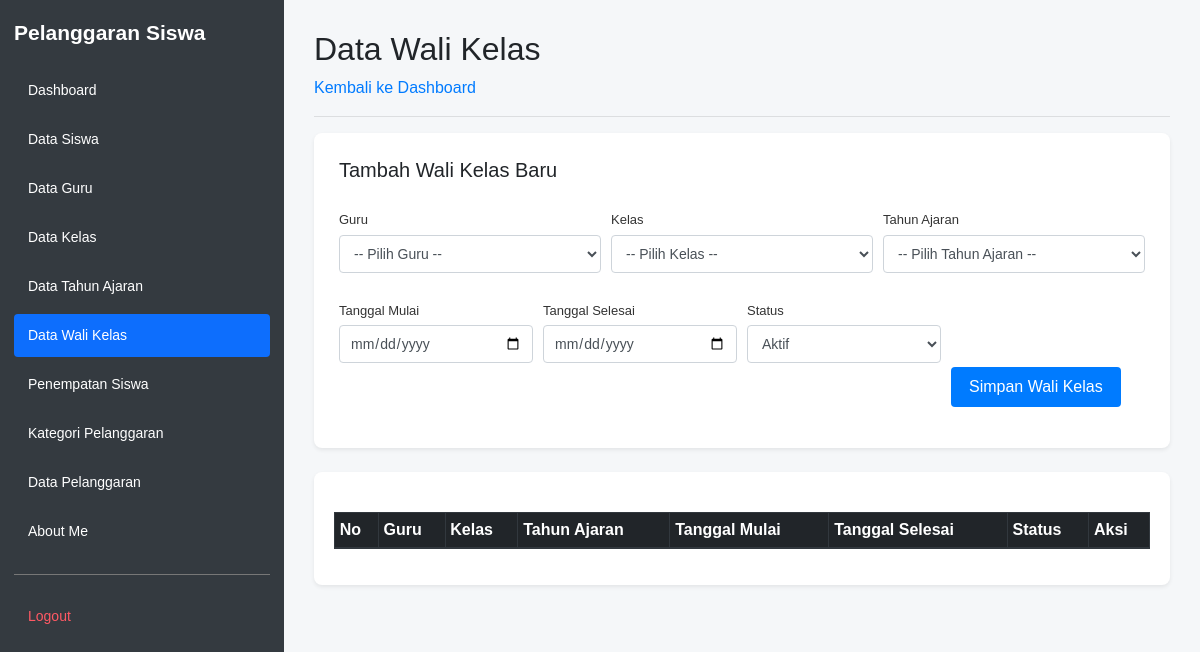
The page /kelola_walikelas.php (signed in) on the database as committed earlier.
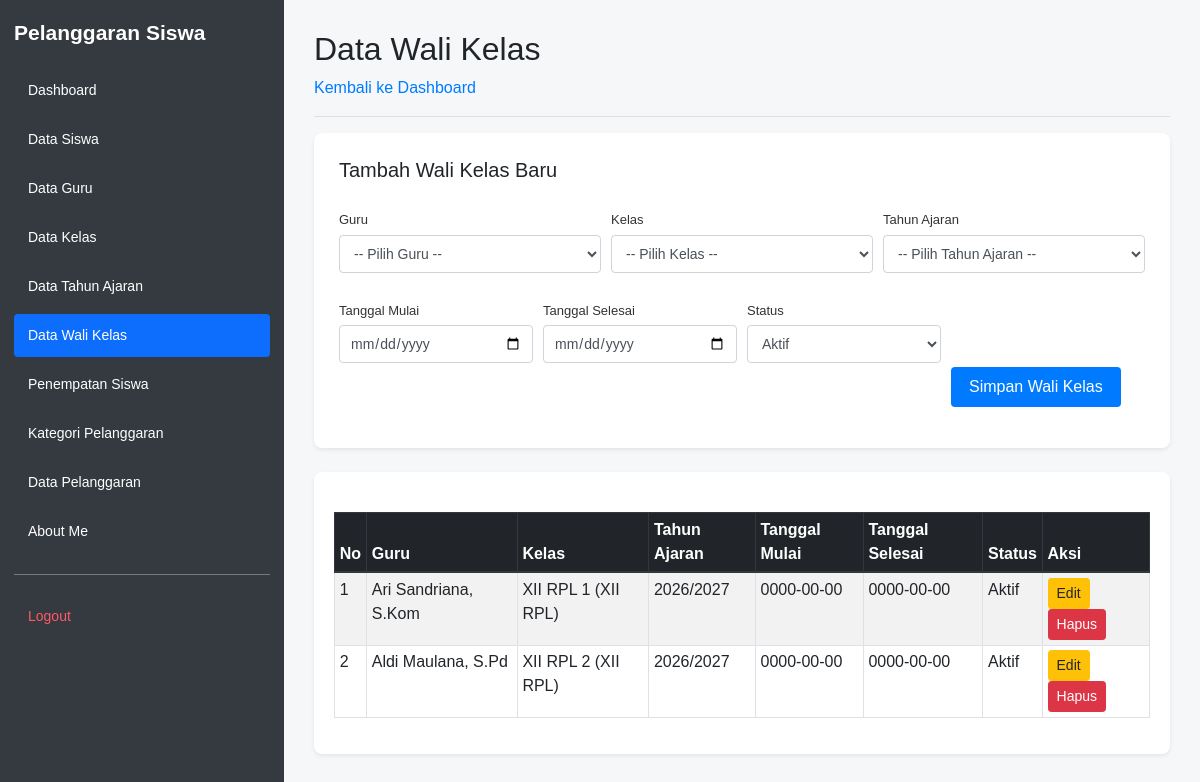
The same page on the database as committed later.
### tables this page shows
CREATE TABLE `t_wali_kelas` (
  `id` int(11) NOT NULL AUTO_INCREMENT,
  `tahun_ajaran_id` int(11) DEFAULT NULL,
  `kelas_id` int(11) DEFAULT NULL,
  `guru_id` int(11) DEFAULT NULL,
  `tanggal_mulai` date NOT NULL,
  `tanggal_selesai` date NOT NULL,
  `status_aktif` tinyint(1) NOT NULL,
  `created_at` timestamp NOT NULL DEFAULT current_timestamp(),
  `updated_at` timestamp NOT NULL DEFAULT current_timestamp(),
  PRIMARY KEY (`id`),
  UNIQUE KEY `uq_t_wali_kelas_kelas_ta` (`kelas_id`,`tahun_ajaran_id`),
  KEY `tahun_ajaran_id` (`tahun_ajaran_id`),
  KEY `kelas_id` (`kelas_id`),
  KEY `guru_id` (`guru_id`),
  CONSTRAINT `t_wali_kelas_ibfk_1` FOREIGN KEY (`kelas_id`) REFERENCES `t_kelas` (`id`) ON DELETE CASCADE,
  CONSTRAINT `t_wali_kelas_ibfk_2` FOREIGN KEY (`guru_id`) REFERENCES `t_guru` (`id`) ON DELETE CASCADE
);

CREATE TABLE `t_guru` (
  `id` int(11) NOT NULL AUTO_INCREMENT,
  `nip` varchar(30) NOT NULL,
  `nama` varchar(150) DEFAULT NULL,
  `email` varchar(150) NOT NULL,
  `status_aktif` tinyint(1) NOT NULL,
  `user_id` int(11) NOT NULL,
  `created_at` timestamp NOT NULL DEFAULT current_timestamp(),
  `updated_at` timestamp NOT NULL DEFAULT current_timestamp(),
  PRIMARY KEY (`id`),
  UNIQUE KEY `uq_t_guru_nip` (`nip`),
  UNIQUE KEY `uq_t_guru_email` (`email`),
  UNIQUE KEY `uq_t_guru_user_id` (`user_id`),
  CONSTRAINT `t_guru_ibfk_1` FOREIGN KEY (`user_id`) REFERENCES `t_users` (`id`) ON DELETE CASCADE
);

CREATE TABLE `t_kelas` (
  `id` int(11) NOT NULL AUTO_INCREMENT,
  `nama` varchar(100) DEFAULT NULL,
  `tingkat` varchar(20) NOT NULL,
  `jurusan` varchar(100) NOT NULL,
  `status_aktif` tinyint(1) NOT NULL,
  `created_at` timestamp NOT NULL DEFAULT current_timestamp(),
  `updated_at` timestamp NOT NULL DEFAULT current_timestamp(),
  PRIMARY KEY (`id`),
  UNIQUE KEY `uq_t_kelas_nama` (`nama`)
);

CREATE TABLE `t_tahun_ajaran` (
  `id` int(11) NOT NULL AUTO_INCREMENT,
  `nama` varchar(20) DEFAULT NULL,
  `tanggal_mulai` date NOT NULL,
  `tanggal_selesai` date NOT NULL,
  `status_aktif` tinyint(1) NOT NULL,
  `created_at` timestamp NOT NULL DEFAULT current_timestamp(),
  `updated_at` timestamp NOT NULL DEFAULT current_timestamp(),
  PRIMARY KEY (`id`),
  UNIQUE KEY `uq_t_tahun_ajaran_nama` (`nama`)
);

### kelola_walikelas.php (the view, shortened to what this page needs)
<?php
include 'config/koneksi.php';
$query = "SELECT wk.*,
                 g.nama AS nama_guru,
                 k.nama AS nama_kelas,
                 k.tingkat,
                 k.jurusan,
                 ta.nama AS tahun_ajaran
          FROM t_wali_kelas wk
          LEFT JOIN t_guru g ON wk.guru_id = g.id
          LEFT JOIN t_kelas k ON wk.kelas_id = k.id
          LEFT JOIN t_tahun_ajaran ta
              ON wk.tahun_ajaran_id = ta.id
          ORDER BY wk.id DESC";
$data = mysqli_query($koneksi, $query);
?>
<!DOCTYPE html>
<html lang="id">
<head>
    <link rel="stylesheet"
          href="https://cdn.jsdelivr.net/npm/bootstrap@4.1.3/dist/css/bootstrap.min.css">
    <link rel="stylesheet"
          href="https://cdn.datatables.net/1.13.8/css/dataTables.bootstrap4.min.css">
    <link rel="stylesheet" href="layout/layout.css">
</head>
<body>
<?php include 'layout/sidebar.php'; ?>
<main class="app-main">
            <h2>Data Wali Kelas</h2>
            <a href="dashboard.php">Kembali ke Dashboard</a>
            <hr>
            <div class="form-card form-card-full shadow-sm mb-4">
                <h5 class="mb-3">Tambah Wali Kelas Baru</h5>
                <form action="proses_tambah_walikelas.php" method="POST">
                    <div class="form-row">
                        <div class="form-group col-md-4">
                            <label>Guru</label>
                            <select name="guru_id" class="form-control" required>
                                <option value="">-- Pilih Guru --</option>
                            </select>
                        </div>
                        <div class="form-group col-md-4">
                            <label>Kelas</label>
                            <select name="kelas_id" class="form-control" required>
                                <option value="">-- Pilih Kelas --</option>
                            </select>
                        </div>
                        <div class="form-group col-md-4">
                            <label>Tahun Ajaran</label>
                            <select name="tahun_ajaran_id" class="form-control" required>
                                <option value="">-- Pilih Tahun Ajaran --</option>
                            </select>
                        </div>
                    </div>
                    <div class="form-row">
                        <div class="form-group col-md-3">
                            <label>Tanggal Mulai</label>
                            <input type="date" name="tanggal_mulai" class="form-control" required>
                        </div>
                        <div class="form-group col-md-3">
                            <label>Tanggal Selesai</label>
                            <input type="date" name="tanggal_selesai" class="form-control" required>
                        </div>
                        <div class="form-group col-md-3">
                            <label>Status</label>
                            <select name="status_aktif" class="form-control" required>
                                <option value="1">Aktif</option>
                            </select>
                        </div>
                        <div class="form-group col-md-3">
                            <label>&nbsp;</label><br>
                            <button type="submit" name="simpan" class="btn btn-primary">
                                Simpan Wali Kelas
                            </button>
                        </div>
                    </div>
                </form>
            </div>
            <div class="table-card shadow-sm">
            <div class="table-responsive">
                <table id="tabelWaliKelas"
                       class="table table-striped table-bordered table-hover table-sm"
                       style="width:100%">
                    <thead class="thead-dark">
                        <tr>
                            <th>No</th>
                            <th>Guru</th>
                            <th>Kelas</th>
                            <th>Tahun Ajaran</th>
                            <th>Tanggal Mulai</th>
                            <th>Tanggal Selesai</th>
                            <th>Status</th>
                            <th>Aksi</th>
                        </tr>
                    </thead>
                    <tbody>
                    <?php
                    $no = 1;
                    while ($row = mysqli_fetch_assoc($data)) {
                    ?>
                        <tr>
                            <td><?= $no++; ?></td>
                            <td>
                                <?= htmlspecialchars(
                                    $row['nama_guru'] ?? '-',
                                    ENT_QUOTES,
                                    'UTF-8'
                                ); ?>
                            </td>
                            <td>
                                <?= htmlspecialchars(
                                    $row['nama_kelas'] ?? '-',
                                    ENT_QUOTES,
                                    'UTF-8'
                                ); ?>
                                (<?= htmlspecialchars(
                                    $row['tingkat'] ?? '-',
                                    ENT_QUOTES,
                                    'UTF-8'
                                ); ?>
                                <?= htmlspecialchars(
                                    $row['jurusan'] ?? '',
                                    ENT_QUOTES,
                                    'UTF-8'
                                ); ?>)
                            </td>
                            <td>
                                <?= htmlspecialchars(
                                    $row['tahun_ajaran'] ?? '-',
                                    ENT_QUOTES,
                                    'UTF-8'
                                ); ?>
                            </td>
                            <td>
                                <?= htmlspecialchars(
                                    $row['tanggal_mulai'] ?? '-',
                                    ENT_QUOTES,
                                    'UTF-8'
                                ); ?>
                            </td>
                            <td>
                                <?= htmlspecialchars(
                                    $row['tanggal_selesai'] ?? '-',
                                    ENT_QUOTES,
                                    'UTF-8'
                                ); ?>
                            </td>
                            <td>
                                <?= ($row['status_aktif'] ?? 0) == 1
                                    ? 'Aktif'
                                    : 'Tidak Aktif'; ?>
                            </td>
                            <td>
                                <a class="btn btn-warning btn-sm"
                                   href="edit_walikelas.php?id=<?= (int)$row['id']; ?>">
                                    Edit
                                </a>
                                <a class="btn btn-danger btn-sm"
                                   href="hapus_walikelas.php?id=<?= (int)$row['id']; ?>"
                                   onclick="return confirm('Yakin ingin menghapus data ini?')">
                                    Hapus
                                </a>
                            </td>
                        </tr>
                    <?php } ?>
                    </tbody>
                </table>
                </div>
            </div>
        </main>
</body>
</html>

### layout/sidebar.php (shortened to what this page needs)
<?php
$current_page = basename($_SERVER['PHP_SELF']);
$role = strtolower((string)($_SESSION['role'] ?? ''));
$menu = [];
$menuAdmin = [
    'dashboard.php' => 'Dashboard',
    'kelola_siswa.php' => 'Data Siswa',
    'kelola_guru.php' => 'Data Guru',
    'kelola_kelas.php' => 'Data Kelas',
    'kelola_tahun_ajaran.php' => 'Data Tahun Ajaran',
    'kelola_walikelas.php' => 'Data Wali Kelas',
    'penempatan_siswa.php' => 'Penempatan Siswa',
    'kelola_pelanggaran_kategori.php' => 'Kategori Pelanggaran',
    'kelola_pelanggaran.php' => 'Data Pelanggaran',
    'about_me.php' => 'About Me'
];
$menuGuru = [
    'dashboard.php' => 'Dashboard',
    'catatan_pelanggaran.php' => 'Catat Pelanggaran',
    'tindakan.php' => 'Tindakan',
    'riwayat.php' => 'Riwayat',
    'rekap_poin.php' => 'Rekap Poin',
    'about_me.php' => 'About Me'
];
if ($role === 'admin') {
    $menu = $menuAdmin;
} elseif ($role === 'guru') {
    $menu = $menuGuru;
}
?>
<link rel="stylesheet" href="layout/layout.css">
<aside class="app-sidebar">
    <h4>Pelanggaran Siswa</h4>
    <nav>
        <?php foreach ($menu as $file => $label): ?>
            <a
                href="<?= htmlspecialchars($file, ENT_QUOTES, 'UTF-8') ?>"
                class="<?= ($current_page === $file) ? 'active' : '' ?>"
                <?= ($current_page === $file)
                    ? 'aria-current="page"'
                    : '' ?>
            ><?= htmlspecialchars($label, ENT_QUOTES, 'UTF-8') ?></a>
        <?php endforeach; ?>
        <hr>
        <a href="logout.php" class="logout">Logout</a>
    </nav>
</aside>

### layout/layout.css (style rules this page uses)
* { box-sizing: border-box; }
html, body { margin: 0; padding: 0; min-height: 100vh; font-family: Arial, sans-serif; background: #f5f7f9; }
.app-sidebar { position: fixed; top: 0; left: 0; bottom: 0; width: 284px; height: 100vh; padding: 20px 14px; overflow-y: auto; overflow-x: hidden; background: #343a40; z-index: 1000; }
.app-sidebar h4 { color: #ffffff; font-size: 21px; font-weight: bold; margin: 0 0 24px; }
.app-sidebar nav { display: flex; flex-direction: column; width: 100%; }
.app-sidebar nav a { display: block; width: 100%; padding: 11px 14px; margin-bottom: 6px; color: #ffffff; font-size: 14px; text-decoration: none; border-radius: 4px; }
.app-sidebar nav a.active { background: #0d6efd; color: #ffffff; }
.app-sidebar nav hr { width: 100%; border: 0; border-top: 1px solid #777777; margin: 15px 0; }
.app-sidebar nav a.logout { color: #ff5964; margin-top: 5px; }
.app-main { display: block; width: auto; min-width: 0; min-height: 100vh; margin-left: 284px; padding: 30px; }
.app-main h1, .app-main h2 { margin-top: 0; }
.app-main .table-responsive { width: 100%; }
.table-card { background: #ffffff; border-radius: 8px; padding: 20px; width: 100%; }
.form-card { background: #ffffff; border-radius: 8px; padding: 25px; max-width: 720px; }
.form-card-full { max-width: 100%; }
.form-card label { display: block; font-size: 13px; margin: 12px 0 5px; color: #333; }
.form-card input[type="text"], .form-card input[type="email"], .form-card input[type="password"], .form-card input[type="date"], .form-card input[type="number"], .form-card select, .form-card textarea { width: 100%; padding: 8px 10px; border: 1px solid #ced4da; border-radius: 4px; font-size: 14px; box-sizing: border-box; }
.form-card button { margin-top: 18px; padding: 8px 18px; border: none; border-radius: 4px; cursor: pointer; }

### kelola_walikelas.php (style rules this page uses)
.table-responsive { margin-top: 20px; }

Rows that differ between the two databases and show on the page:
added t_wali_kelas: guru.nama "Ari Sandriana, S.Kom", kelas.nama "XII RPL 1", kelas.tingkat "XII", kelas.jurusan "RPL", tahun_ajaran.nama "2026/2027", tanggal_mulai "0000-00-00", tanggal_selesai "0000-00-00", status_aktif "Aktif"
added t_wali_kelas: guru.nama "Aldi Maulana, S.Pd", kelas.nama "XII RPL 2", kelas.tingkat "XII", kelas.jurusan "RPL", tahun_ajaran.nama "2026/2027", tanggal_mulai "0000-00-00", tanggal_selesai "0000-00-00", status_aktif "Aktif"
